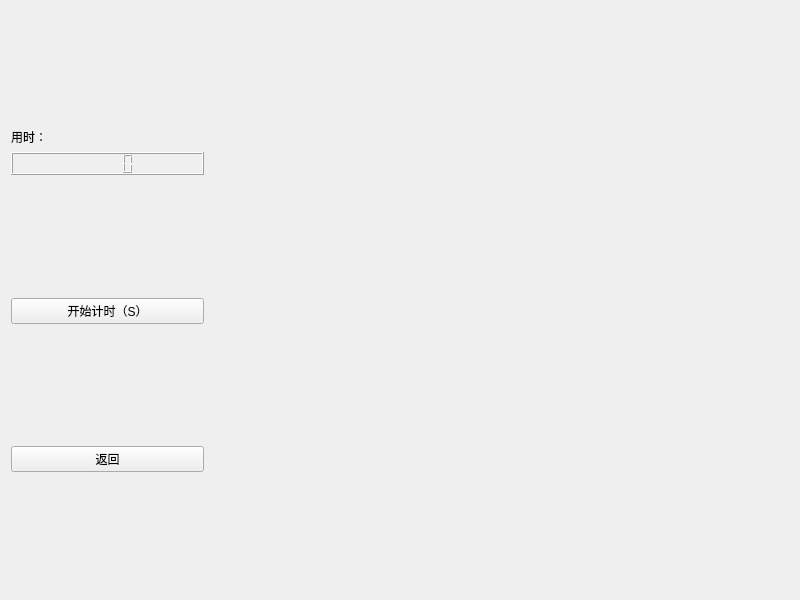
<?xml version="1.0" encoding="UTF-8"?>
<ui version="4.0">
 <class>GameWidget</class>
 <widget class="QWidget" name="GameWidget">
  <property name="geometry">
   <rect>
    <x>0</x>
    <y>0</y>
    <width>800</width>
    <height>600</height>
   </rect>
  </property>
  <property name="windowTitle">
   <string>GameWidget</string>
  </property>
  <layout class="QHBoxLayout" name="horizontalLayout" stretch="1,3">
   <item>
    <layout class="QVBoxLayout" name="verticalLayout">
     <item>
      <spacer name="verticalSpacer_3">
       <property name="orientation">
        <enum>Qt::Vertical</enum>
       </property>
       <property name="sizeHint" stdset="0">
        <size>
         <width>20</width>
         <height>40</height>
        </size>
       </property>
      </spacer>
     </item>
     <item>
      <widget class="QLabel" name="label">
       <property name="text">
        <string>用时：</string>
       </property>
      </widget>
     </item>
     <item>
      <widget class="QLCDNumber" name="lcdNumber"/>
     </item>
     <item>
      <spacer name="verticalSpacer_4">
       <property name="orientation">
        <enum>Qt::Vertical</enum>
       </property>
       <property name="sizeHint" stdset="0">
        <size>
         <width>20</width>
         <height>40</height>
        </size>
       </property>
      </spacer>
     </item>
     <item>
      <widget class="QPushButton" name="startBtn">
       <property name="text">
        <string>开始计时（S）</string>
       </property>
      </widget>
     </item>
     <item>
      <spacer name="verticalSpacer_2">
       <property name="orientation">
        <enum>Qt::Vertical</enum>
       </property>
       <property name="sizeHint" stdset="0">
        <size>
         <width>20</width>
         <height>40</height>
        </size>
       </property>
      </spacer>
     </item>
     <item>
      <widget class="QPushButton" name="returnBtn">
       <property name="text">
        <string>返回</string>
       </property>
      </widget>
     </item>
     <item>
      <spacer name="verticalSpacer">
       <property name="orientation">
        <enum>Qt::Vertical</enum>
       </property>
       <property name="sizeHint" stdset="0">
        <size>
         <width>20</width>
         <height>40</height>
        </size>
       </property>
      </spacer>
     </item>
    </layout>
   </item>
   <item>
    <widget class="QWidget" name="widget" native="true">
     <property name="styleSheet">
      <string notr="true"/>
     </property>
     <layout class="QGridLayout" name="gridLayout"/>
    </widget>
   </item>
  </layout>
 </widget>
 <resources/>
 <connections/>
</ui>
